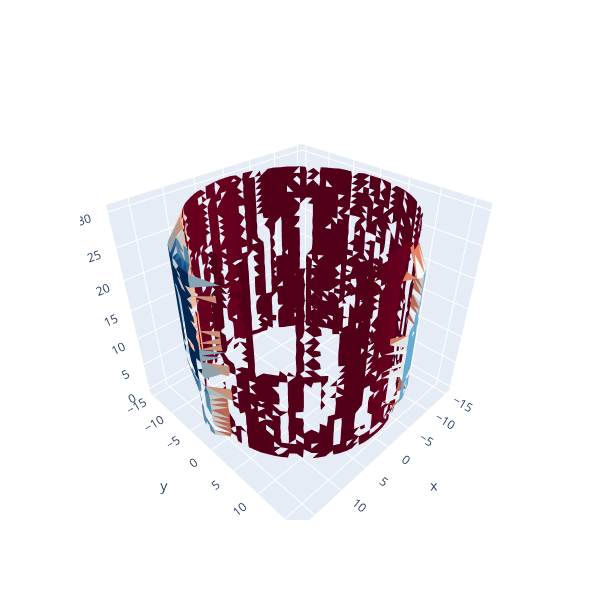

This figure's notebook cell:
### Markdown cell above
### Plotly Approach

### Code cell
##############################################################################
if t.shape[0] == xInterp.shape[0]:
    points3D = np.vstack((xInterp, yInterp, zInterp, t)).T
else:
    t_interp0 = griddata(np.vstack([x, y, z]).T, t, np.vstack([xInterp, yInterp, zInterp]).T, method='nearest')
    points3D = np.vstack((xInterp, yInterp, zInterp, t_interp0)).T
##########################################################################
I, J, K = triangles.T
tri_vertices = [points3D[idx] for idx in triangles]  # Vertices of the surface triangles
zmean        = [np.mean(tri[:, 3]) for tri in tri_vertices] # Mean values of target value of triangle vertices
min_zmean, max_zmean = np.min(zmean), np.max(zmean)
facecolor    = [map_z2colorRGB(zval=zz, colormap=cm.RdBu, vmin=min_zmean, vmax=max_zmean) for zz in zmean]
tVal         = [map_z2colorVAL(zval=zz, vmin=min_zmean, vmax=max_zmean, normalize=False)  for zz in zmean]
##########################################################################
mesh         = go.Mesh3d(x=xInterp, y=yInterp, z=zInterp, facecolor=facecolor, i=I, j=J, k=K, name='')
layout       = go.Layout(showlegend=False, height=600, width=600)
fig          = go.Figure(data=mesh, layout=layout)
if geometry == 'CIRCULAR_FLAT_PLATE':
    z_range = max(zInterp.max() - zInterp.min(), 1e-3)
    z_mid   = (zInterp.max() + zInterp.min()) / 2
    fig.update_layout(scene=dict(zaxis=dict(range=[z_mid - z_range * 1.5, z_mid + z_range * 1.5])))
##########################################################################
fig.for_each_trace(lambda t: t.update(visible=False) if isinstance(t, go.Scatter3d) and t.mode == "lines" else t)
fig.show()
##########################################################################

### Figure 1 — Plotly figure (JSON) as saved in the notebook; plotly's stock layout.template omitted (floating-point values rounded to 4 significant figures; data arrays with more than 128 entries replaced by an {"elided": "..."} marker saying what was removed)
{"data": [{"facecolor": {"elided": "3824 str values"}, "i": {"elided": "3824 int values"}, "j": {"elided": "3824 int values"}, "k": {"elided": "3824 int values"}, "name": "", "type": "mesh3d", "x": {"elided": "2914 float values"}, "y": {"elided": "2914 float values"}, "z": {"elided": "2914 float values"}}], "layout": {"height": 600, "showlegend": false, "width": 600}}
